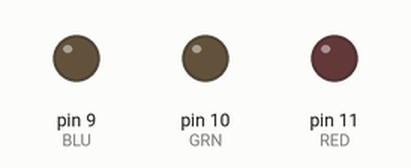
Simulated run of this sketch. Board: Arduino Uno, built with avr-gcc and run on an emulated ATmega328P. Parts: output pins drawn as LEDs (lit = HIGH).

Above: at 0.15 s.
At 7.66 s:
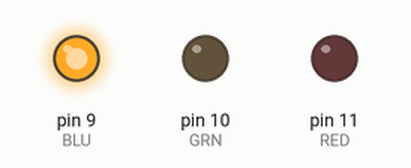
At 19.99 s:
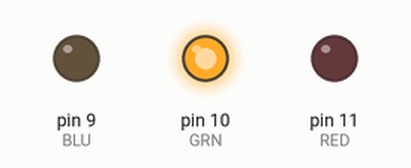
At 39.84 s:
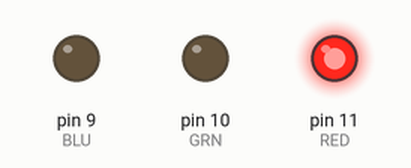
Timing chart, 0 to 40.0 s (numbered marks = the images above):
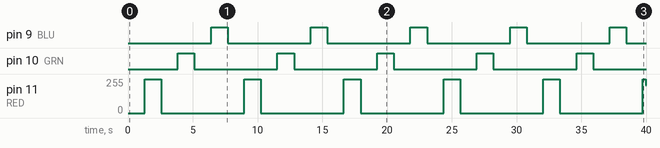

Measured:
- by itself, pin 9 (BLU), pin 10 (GRN): alternates HIGH for 1.3 s and LOW for 6.4 s
- by itself, pin 11 (RED): 0/255 → 255/255 at 1.3 s, → 0/255 1.3 s later, → 255/255 6.4 s later, → 0/255 1.3 s later, … (12 changes in this stretch)

The sketch:

RGB_LED_fade.ino
```cpp
/*
  RGB LED

  Turns in order the RGB colors on the LED with a fade effect.

  Warning: You should use the digital (pwm) pins.
*/

#define RED 11
#define GRN 10
#define BLU 9

void setup() {
   pinMode(RED, OUTPUT);
   pinMode(GRN, OUTPUT);
   pinMode(BLU, OUTPUT);
}

void loop() {
   for (int i = 0; i <= 255; i++) {
      analogWrite(RED, i);
      delay(5);
   }
   for (int i = 255; i >= 0; i--) {
      analogWrite(RED, i);
      delay(5);
   }

   for (int i = 0; i <= 255; i++) {
      analogWrite(GRN, i);
      delay(5);
   }
   for (int i = 255; i >= 0; i--) {
      analogWrite(GRN, i);
      delay(5);
   }

   for (int i = 0; i <= 255; i++) {
      analogWrite(BLU, i);
      delay(5);
   }
   for (int i = 255; i >= 0; i--) {
      analogWrite(BLU, i);
      delay(5);
   }
}
```
